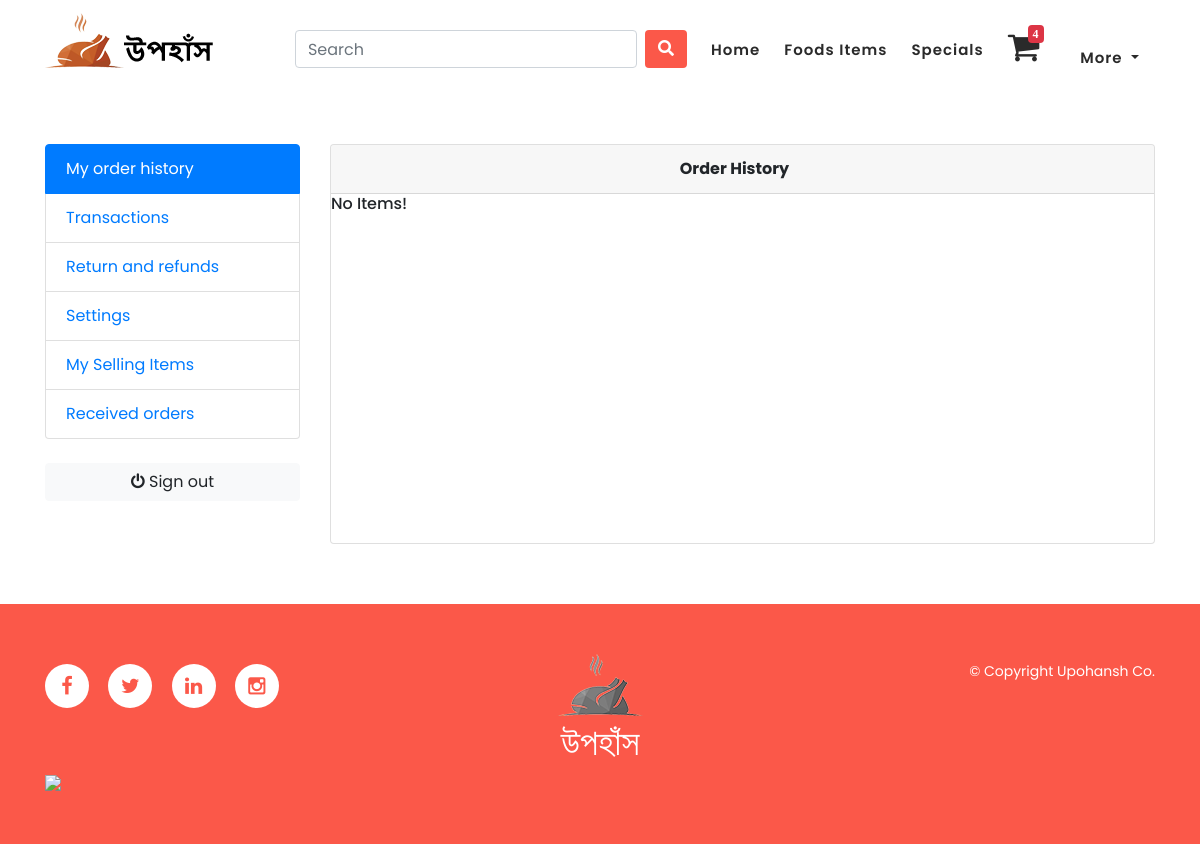
Before: /accounts/order_history/ (signed in) with the older database file.
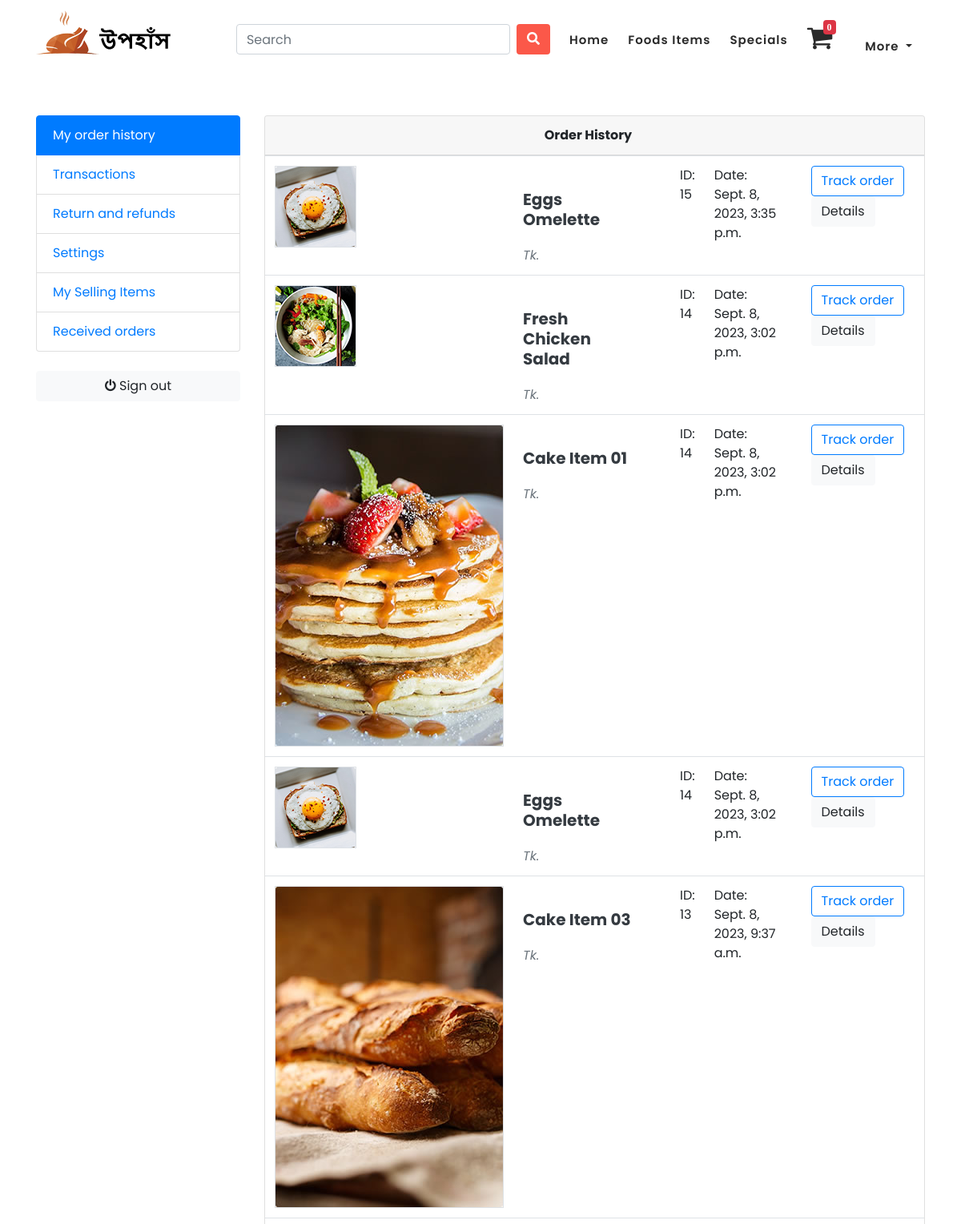
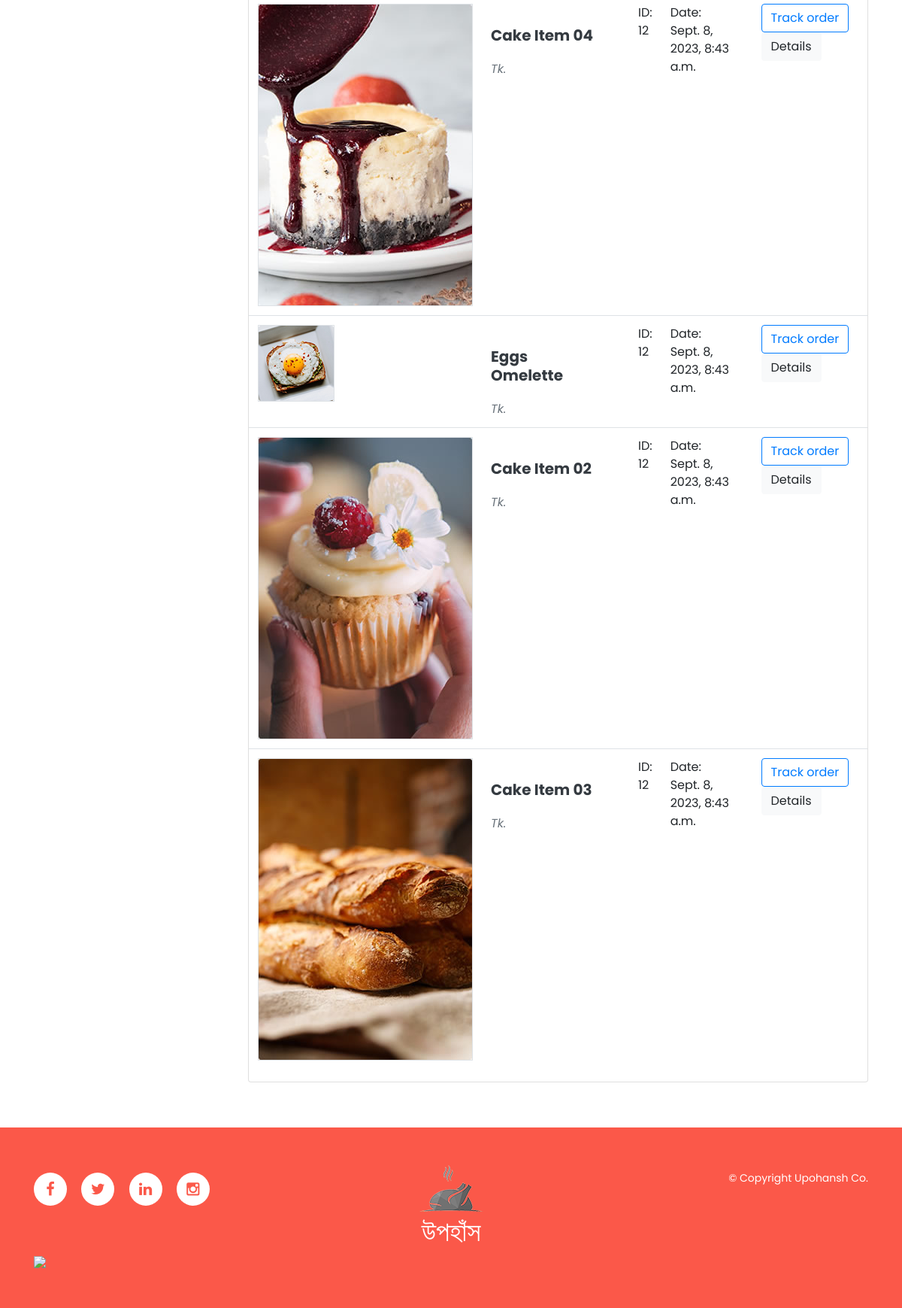
After: the same page with the newer database file (2 pictures, top to bottom).
### orders/models.py (models this page shows, shortened)
class OrderFoodItem(models.Model):
    order = models.ForeignKey(Order, on_delete=models.CASCADE)
    payment = models.ForeignKey(Payment, on_delete=models.SET_NULL, blank=True, null=True)
    user = models.ForeignKey(User, on_delete=models.CASCADE)
    food = models.ForeignKey(FoodItem, on_delete=models.CASCADE)
    quantity = models.IntegerField()
    ordered = models.BooleanField(default=False)
    created_at = models.DateTimeField(auto_now_add=True)
    updated_at = models.DateTimeField(auto_now=True)

class Order(models.Model):
    STATUS = (
        ('New', 'New'),
        ('Accepted', 'Accepted'),
        ('Completed', 'Completed'),
        ('Cancelled', 'Cancelled'),
    )
    user = models.ForeignKey(User, on_delete=models.SET_NULL, null=True)
    payment = models.ForeignKey(Payment, on_delete=models.SET_NULL, blank=True, null=True)
    order_number = models.CharField(max_length=30)
    first_name = models.CharField(max_length=50)
    last_name = models.CharField(max_length=50)
    phone = models.CharField(max_length=15)
    email = models.EmailField(max_length=50)
    address_line_1 = models.CharField(max_length=50)
    address_line_2 = models.CharField(max_length=50, blank=True)
    country = models.CharField(max_length=50)
    state = models.CharField(max_length=50)
    city = models.CharField(max_length=50)
    order_note = models.CharField(max_length=100, blank=True)
    order_total = models.FloatField()
    tax = models.FloatField()
    status = models.CharField(max_length=10, choices=STATUS, default='New')
    ip = models.CharField(blank=True, max_length=20)
    is_ordered = models.BooleanField(default=False)
    created_at = models.DateTimeField(auto_now_add=True)
    updated_at = models.DateTimeField(auto_now=True)

### menu/models.py (models this page shows, shortened)
class FoodItem (models.Model):
    food_name = models.CharField(max_length=100, unique=True)
    slug = models.SlugField(max_length=100, unique=True)
    food_price = models.IntegerField()
    discount_price = models.DecimalField(max_digits=10, decimal_places=2, null=True, blank=True)
    food_image = models.ImageField(upload_to='photos/foods', blank=True)
    food_description = models.TextField(max_length=500, blank=True)
    is_available = models.BooleanField(default=True)
    category = models.ForeignKey(Category, on_delete=models.CASCADE)
    created_date = models.DateTimeField(auto_now_add=True)
    modified_date = models.DateTimeField(auto_now=True)

### accounts/views.py (the view)
# urls.py: path('order_history/', views.order_history, name='order_history'),
def order_history(request):
    orders = Order.objects.filter(user=request.user).order_by('-created_at')
    order_item = OrderFoodItem.objects.filter(user=request.user).order_by('-created_at')
    return render(request, 'accounts/order_history.html', {'orders': orders, 'items':order_item})

### upohansh/custom_context_processor.py (called while the page is built, shortened)
def cart_context(request):
    food_quantity = 0
    if request.user.is_authenticated:
        cart_exists = CartItem.objects.filter(user = request.user).exists()
        if cart_exists:
            foods = CartItem.objects.filter(user = request.user)
            for food in foods:
                food_quantity += food.quantity
    request.session['food_quantity'] = food_quantity
    return {}

### accounts/templates/accounts/order_history.html (shortened to what this page needs)
{% extends "base.html" %}
{% block body %}
<section class="section-conten padding-y bg">
<br><br><br><br><br><br>
<div class="container">
	<div class="row">
	<aside class="col-md-3">
		<ul class="list-group">
			<a class="list-group-item active" href="#"> My order history </a>
			<a class="list-group-item" href="#"> Transactions </a>
			<a class="list-group-item" href="#"> Return and refunds </a>
			<a class="list-group-item" href="#">Settings </a>
			<a class="list-group-item" href="#"> My Selling Items </a>
			<a class="list-group-item" href="#"> Received orders </a>
		</ul>
		<br>
		<a class="btn btn-light btn-block" href="{% url 'signout' %}"> <i class="fa fa-power-off"></i> <span class="text">Sign out</span> </a>
	</aside>
	<main class="col-md-9">
		<article class="card">
		<header class="card-header" style="text-align: center;">
			<strong class="d-inline-block mr-3" >Order History</strong>
		</header>
		<div class="table-responsive">
		<table class="table table-hover">
            {% if items %}
            {% for x in items %}
            <tr>
				<td>
					<img src="{{x.food.food_image.url}}" class="img-xs border">
				</td>
				<td>
					<p class="title mb-0 text-dark" style="padding-left: 0px;">{{x.food.food_name}}</p>
					<var class="price text-muted">Tk. {{x.food_price}}</var>
				</td>
				<td> ID: <br> {{x.order.order_number}} </td>
				<td> Date: <br> {{x.created_at}} </td>
				<td> <a href="#" class="btn btn-outline-primary">Track order</a> <a href="#" class="btn btn-light"> Details </a> </td>
			</tr>
            {% endfor %}
            {% else %}
            <h6>No Items!</h6>
            {% endif %}
		</table>
		</div>
		</article>
	</main>
</div>
</div>
</section>
{% endblock%}

### templates/base.html (shortened to what this page needs)
<!DOCTYPE html>
{% load static %}
<html lang="en">
  <head>
    <link href="https://cdn.jsdelivr.net/npm/bootstrap-icons@1.18.0/font/bootstrap-icons.css" rel="stylesheet">
    <link href="{% static 'fonts/fontawesome/css/all.min.css' %}" type="text/css" rel="stylesheet">
    <link href="{% static 'css/bootstrap.min.css' %}" type="text/css" rel="stylesheet">
    <link rel="stylesheet" type="text/css" href="{% static 'css/bootstrap.min.css' %} ">
    <link rel="stylesheet" type="text/css" href="{% static 'css/font-awesome.css' %} ">
    <link rel="stylesheet" href="{% static 'css/templatemo-klassy-cafe.css' %} ">
    <link rel="stylesheet" href="{% static 'css/owl-carousel.css' %}">
    <link rel="stylesheet" href="{% static 'css/lightbox.css' %} ">
    </head>
    <body>
    <header class="header-area header-sticky">
        <div class="container">
            <div class="row align-items-center">
                <div class="col-6 col-md-2">
                    <a href="index.html" class="logo">
                        <img src="{% static 'images/klassy-logo.png' %}" alt="Klassy Cafe HTML Template">
                    </a>
                </div>
                <div class="col-6 col-md-10">
                    <nav class="main-nav">
                        <ul class="nav">
                            <li class="scroll-to-section">
                                <form class="form-inline my-2 my-lg-0" method="get" action="{% url 'food_search' %}">
                                    <input class="form-control mr-sm-2" type="search" name="q" placeholder="Search" aria-label="Search">
                                    <button class="btn text-white my-2 my-sm-0" type="submit" style="background-color: #fb5849;">
                                        <i class="fas fa-search"></i>
                                    </button>
                                </form>
                            </li>
                            <li class="scroll-to-section"><a href="{% url 'home' %}" class="{% if request.path == '' or request.path == '/' %}active{% endif %}">Home</a></li>
                            <li class="scroll-to-section"><a href="{% url 'menu' %}" class="{% if request.path == '/menu/' %}active{% endif %}">Foods Items</a></li>
                            <li class="scroll-to-section"><a href="{% url 'specials' %}" class="{% if request.path == '/menu/specials/' %}active{% endif %}">Specials</a></li>
                            <li class="scroll-to-section">
                                <a href="{% url 'cart' %}" class="widget-header {% if request.path == '/cart/' %}active{% endif %}">
                                    <i class="fa fa-shopping-cart fa-lg" style="font-size: 34px; position: relative;">
                                        <span class="badge badge-danger notify" style="font-size: 12px; position: absolute; top: -10px; left: 20px;">{{ request.session.food_quantity }}</span>
                                    </i>
                                </a>
                            </li>
                            <li class="nav-item dropdown">
                                <a class="nav-link dropdown-toggle" href="#" id="navbarDropdown" role="button" data-toggle="dropdown" aria-haspopup="true" aria-expanded="false">
                                  More
                                </a>
                            </li>
                        </ul>
                    </nav>
                </div>
            </div>
        </div>
    </header>
{% block body %}{% endblock body %}
    <footer>
        <div class="container">
            <div class="row">
                <div class="col-lg-4 col-xs-12">
                    <div class="right-text-content">
                            <ul class="social-icons">
                                <li><a href="#"><i class="fa fa-facebook"></i></a></li>
                                <li><a href="#"><i class="fa fa-twitter"></i></a></li>
                                <li><a href="#"><i class="fa fa-linkedin"></i></a></li>
                                <li><a href="#"><i class="fa fa-instagram"></i></a></li>
                            </ul>
                    </div>
                </div>
                <div class="col-lg-4">
                    <div class="logo">
                        <a href="index.html" class="logo text-white" style="font-size: 36px;">
                            <img src="{% static 'images/upohansh-logo-ash.png' %}" align="klassy cafe html template">
                            <br>
                            উপহাঁস
                        </a>
                    </div>
                </div>
                <div class="col-lg-4 col-xs-12">
                    <div class="left-text-content">
                        <p>© Copyright Upohansh Co.</p>
                    </div>
                </div>
            </div>
            <div class="row">
                <div class="col-lg-12 justify-content-center align-items-center">
                    <a target="_blank" href="https://www.sslcommerz.com/" title="SSLCommerz" alt="SSLCommerz"><img style="width:300px;height:auto;" src="https://securepay.sslcommerz.com/public/image/SSLCommerz-Pay-With-logo-All-Size-01.png" /></a>
                </div>
            </div>
        </div>
    </footer>
  </body>
</html>

### static/css/templatemo-klassy-cafe.css (style rules this page uses)
html, body, div, span, applet, object, iframe, h1, h2, h3, h4, h5, h6, p, blockquote, div pre, a, abbr, acronym, address, big, cite, code, del, dfn, em, font, img, ins, kbd, q, s, samp, small, strike, strong, sub, sup, tt, var, b, u, i, center, dl, dt, dd, ol, ul, li, figure, header, nav, section, article, aside, footer, figcaption { margin: 0; padding: 0; border: 0; outline: 0; }
ul, li { padding: 0; margin: 0; list-style: none; }
header, nav, section, article, aside, footer, hgroup { display: block; }
* { box-sizing: border-box; }
html, body { font-family: 'Poppins', sans-serif; font-weight: 400; background-color: #fff; font-size: 16px; -ms-text-size-adjust: 100%; -webkit-font-smoothing: antialiased; -moz-osx-font-smoothing: grayscale; }
a { text-decoration: none !important; }
ul { margin-bottom: 0px; }
p { font-size: 14px; line-height: 25px; color: #2a2a2a; }
html, body { background: #fff; font-family: 'Poppins', sans-serif; }
.header-area { background-color: #fff; position: absolute; top: 0px; left: 0px; right: 0px; z-index: 100; height: 100px; -webkit-transition: all .5s ease 0s; -moz-transition: all .5s ease 0s; -o-transition: all .5s ease 0s; transition: all .5s ease 0s; }
.header-area .main-nav { min-height: 80px; background: transparent; }
.header-area .main-nav .nav { float: right; margin-top: 30px; margin-right: 0px; background-color: transparent; -webkit-transition: all 0.3s ease 0s; -moz-transition: all 0.3s ease 0s; -o-transition: all 0.3s ease 0s; transition: all 0.3s ease 0s; position: relative; z-index: 999; }
.header-area .main-nav .nav li { padding-left: 15px; padding-right: 15px; }
.header-area .main-nav .nav li:last-child { padding-right: 0px; }
.header-area .main-nav .nav li a { display: block; font-weight: 600; font-size: 15px; color: #2a2a2a; text-transform: capitalize; -webkit-transition: all 0.3s ease 0s; -moz-transition: all 0.3s ease 0s; -o-transition: all 0.3s ease 0s; transition: all 0.3s ease 0s; height: 40px; line-height: 40px; border: transparent; letter-spacing: 1px; }
.header-area .main-nav .nav li a { color: #2a2a2a; }
.header-area.header-sticky { min-height: 80px; }
.header-area .nav { margin-top: 30px; }
@media (max-width: 1200px) { .header-area .main-nav .nav li { padding-left: 12px; padding-right: 12px; } }
@media (max-width: 1200px) { .header-area .main-nav:before { display: none; } }
@media (min-width: 767px) { .header-area .main-nav .nav { display: flex !important; } }
*, *:before, *:after { -webkit-box-sizing: border-box; box-sizing: border-box; -webkit-font-smoothing: antialiased; -moz-osx-font-smoothing: grayscale; }
.card { margin: 0 auto; max-width: 100%; min-height: 400px; overflow: hidden; background-size: cover; background-repeat: no-repeat; overflow: hidden; }
.title { margin: 0; padding: 30px 30px 20px 30px; font-size: 20px; font-weight: 700; color: #fff; }
footer { margin-top: 60px; padding: 50px 0px; background-color: #fb5849; }
footer .left-text-content p { margin-top: 5px; color: #fff; font-size: 14px; text-align: right; }
footer .right-text-content { text-align: left; margin-top: 10px; }
footer .logo { text-align: center; }
footer .right-text-content ul li { display: inline-block; margin-left: 15px; }
footer .right-text-content ul li:first-child { margin-left: 0px; }
footer .right-text-content ul li a { width: 44px; height: 44px; display: inline-block; text-align: center; line-height: 44px; font-size: 20px; background-color: #fff; border-radius: 50%; color: #fb5849; -webkit-transition: all 0.5s ease 0s; -moz-transition: all 0.5s ease 0s; -o-transition: all 0.5s ease 0s; transition: all 0.5s ease 0s; }

Changed rows visible on the page:
added OrderFoodItem: food.food_image (picture), food.food_name "Eggs Omelette", order.order_number "15", created_at "Sept. 8, 2023, 3:35 p.m."
added OrderFoodItem: food.food_image (picture), food.food_name "Fresh Chicken Salad", order.order_number "14", created_at "Sept. 8, 2023, 3:02 p.m."
added OrderFoodItem: food.food_image (picture), food.food_name "Cake Item 01", order.order_number "14", created_at "Sept. 8, 2023, 3:02 p.m."
added OrderFoodItem: food.food_image (picture), food.food_name "Eggs Omelette", order.order_number "14", created_at "Sept. 8, 2023, 3:02 p.m."
added OrderFoodItem: food.food_image (picture), food.food_name "Cake Item 03", order.order_number "13", created_at "Sept. 8, 2023, 9:37 a.m."
added OrderFoodItem: food.food_image (picture), food.food_name "Cake Item 04", order.order_number "12", created_at "Sept. 8, 2023, 8:43 a.m."
added OrderFoodItem: food.food_image (picture), food.food_name "Eggs Omelette", order.order_number "12", created_at "Sept. 8, 2023, 8:43 a.m."
added OrderFoodItem: food.food_image (picture), food.food_name "Cake Item 02", order.order_number "12", created_at "Sept. 8, 2023, 8:43 a.m."
added OrderFoodItem: food.food_image (picture), food.food_name "Cake Item 03", order.order_number "12", created_at "Sept. 8, 2023, 8:43 a.m."
Other visible differences:
{{ request.session.food_quantity }}: "4" → "0"
text no longer shown: "No Items!"
